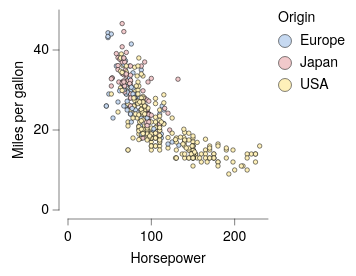

Vega-Lite specification for this chart:
### Vega-Lite specification from a JSON file in a GitHub repository (floating-point values rounded to 4 significant figures; data arrays with more than 128 entries replaced by an {"elided": "..."} marker saying what was removed)
{"background": "white", "config": {"arc": {"fill": "#DBDBDB", "fillOpacity": 1.0, "innerRadius": 25.0, "padAngle": 0.03, "stroke": "black", "strokeOpacity": 1, "strokeWidth": 0.25}, "area": {"fill": "#DBDBDB", "fillOpacity": 1.0, "stroke": "black", "strokeOpacity": 1, "strokeWidth": 0.25}, "axis": {"domain": true, "domainCap": "round", "domainColor": "black", "domainWidth": 0.25, "grid": false, "gridCap": "round", "gridColor": "#F1F1F1", "gridDash": [0, 0], "gridOpacity": 1.0, "gridWidth": 0.25, "labelColor": "black", "labelFont": "HelveticaNeue", "labelFontSize": 7, "labelFontStyle": "normal", "labelFontWeight": 400, "offset": 4.5, "ticks": true, "tickCap": "round", "tickColor": "black", "tickRound": false, "tickSize": 3, "tickWidth": 0.25, "titleColor": "black", "titleFont": "HelveticaNeue", "titleFontSize": 7, "titleFontStyle": "normal", "titleFontWeight": 400}, "axisX": {"domain": true, "labelAlign": "center", "labelAngle": 0, "labels": true, "ticks": true, "translate": 0}, "axisY": {"domain": true, "labelAlign": "right", "labelAngle": 0, "labels": true, "ticks": true, "translate": 0}, "axisRight": {"domain": true, "labelAlign": "left", "labelAngle": 0, "labels": true, "ticks": true, "translate": 0}, "axisTop": {"domain": true, "labelAlign": "center", "labelAngle": 0, "labels": true, "ticks": true, "translate": 0}, "axisBand": {"tickOffset": 0}, "bar": {"fill": "#DBDBDB", "fillOpacity": 1.0, "stroke": "black", "strokeOpacity": 1, "strokeWidth": 0.25}, "boxplot": {"size": 9.0, "ticks": {"cornerRadius": 0.25, "fill": "black", "size": 4.5, "thickness": 0.25}, "box": {"fillOpacity": 1.0, "stroke": "black", "strokeOpacity": 1, "strokeWidth": 0.25}, "median": {"fill": "black", "fillOpacity": 1.0, "size": 9.0, "thickness": 0.25}, "rule": {"fill": "black", "fillOpacity": 1.0, "size": 10.0, "stroke": "black", "strokeDash": [0, 0], "strokeOpacity": 1, "strokeWidth": 0.25}, "outliers": {"color": "black", "fill": "black", "fillOpacity": 1.0, "size": 0, "stroke": "black", "strokeOpacity": 1, "strokeWidth": 0.25}}, "circle": {"fill": "black", "fillOpacity": 1.0, "size": 0.5, "stroke": null, "strokeOpacity": 1, "strokeWidth": 0.25}, "errorband": {"band": {"fillOpacity": 0.6, "stroke": null, "strokeWidth": 0.25, "strokeOpacity": 1}, "borders": {"opacity": 0, "strokeOpacity": 0.25, "strokeWidth": 1}}, "errorbar": {"opacity": 1, "rule": {"strokeDash": [0, 0], "strokeWidth": 0.5}, "ticks": {"color": "black", "cornerRadius": 0.25, "opacity": 1, "size": 6.0, "thickness": 0.5}, "thickness": 0.5}, "font": "HelveticaNeue", "geoshape": {"fill": "#DBDBDB", "fillOpacity": 1.0, "stroke": "black", "strokeOpacity": 1, "strokeWidth": 0.25}, "header": {"labelColor": "black", "labelFont": "HelveticaNeue", "labelFontSize": 7, "labelFontStyle": "normal", "labelFontWeight": 400, "titleColor": "black", "titleFont": "HelveticaNeue", "titleFontSize": 7, "titleFontStyle": "normal", "titleFontWeight": 400, "titlePadding": 0}, "legend": {"disable": false, "offset": 4.5, "gradientLength": 50.0, "gradientThickness": 5.0, "gradientOpacity": 1.0, "gradientStrokeColor": "black", "gradientStrokeWidth": 0.25, "labelColor": "black", "labelFont": "HelveticaNeue", "labelFontSize": 7, "labelFontStyle": "normal", "labelFontWeight": 400, "strokeColor": "black", "strokeWidth": 0, "symbolSize": 42, "symbolStrokeColor": "black", "symbolStrokeWidth": 0.25, "titleColor": "black", "titleFont": "HelveticaNeue", "titleFontSize": 7, "titleFontStyle": "normal", "titleFontWeight": 400}, "line": {"color": "black", "stroke": "black", "strokeCap": "round", "strokeDash": [0, 0], "strokeOpacity": 1, "strokeWidth": 0.375}, "point": {"filled": true, "fill": "#DBDBDB", "fillOpacity": 1.0, "size": 5.0, "stroke": "black", "strokeOpacity": 1, "strokeWidth": 0.25}, "range": {"category": ["#C6D9F1", "#F1C9CB", "#FEF0B9", "#CEE37A", "#7AA8E0", "#E589A3", "#FDDD5D", "#68B961", "#4177B1", "#C35082", "#E5C227", "#438156"], "diverging": {"scheme": ["#C35082", "#CE6D94", "#D989A7", "#E2A4BA", "#EABFCE", "#F1DBE2", "#F6F6F6", "#D7E0EB", "#B9CBE0", "#9BB6D5", "#7DA1C9", "#5F8CBD", "#4177B1"]}, "heatmap": {"scheme": ["#DFE9F7", "#C6D9F1", "#ADC8EC", "#94B8E6", "#7AA8E0", "#6097DA", "#4D87CA", "#4177B1", "#386898", "#2F597F", "#264A69", "#1D3A58"]}, "ordinal": {"scheme": ["#F1F1F1", "#DBDBDB", "#C6C6C6", "#B2B2B2", "#9D9D9D", "#898989", "#767676", "#636363", "#515151", "#404040", "#2F2F2F", "#1F1F1F"]}, "ramp": {"scheme": ["#DFE9F7", "#C6D9F1", "#ADC8EC", "#94B8E6", "#7AA8E0", "#6097DA", "#4D87CA", "#4177B1", "#386898", "#2F597F", "#264A69", "#1D3A58"]}}, "rule": {"color": "black", "stroke": "black", "strokeCap": "round", "strokeDash": [2, 2], "strokeOpacity": 1, "strokeWidth": 0.25}, "scale": {"bandPaddingInner": 0.1, "bandPaddingOuter": 0.1, "round": false}, "rect": {"fill": "#DBDBDB", "fillOpacity": 1.0, "stroke": "black", "strokeOpacity": 1, "strokeWidth": 0.25}, "square": {"fill": "#DBDBDB", "fillOpacity": 1.0, "size": 10.0, "stroke": "black", "strokeOpacity": 1, "strokeWidth": 0.25}, "text": {"color": "black", "font": "HelveticaNeue", "fontSize": 7, "fontStyle": "normal", "fontWeight": 400}, "title": {"anchor": "middle", "frame": "group", "color": "black", "font": "HelveticaNeue", "fontSize": 7, "fontStyle": "normal", "fontWeight": 400, "subtitleColor": "black", "subtitleFont": "HelveticaNeue", "subtitleFontSize": "HelveticaNeue", "subtitleFontStyle": "normal", "subtitleFontWeight": 400}, "view": {"continuousWidth": 100, "continuousHeight": 100, "discreteWidth": 100, "discreteHeight": 100, "fill": null, "stroke": null, "strokeWidth": 0.25}}, "data": {"name": "data-7285c4e2e195e5a75737a34913199f5f"}, "mark": {"type": "point"}, "encoding": {"color": {"field": "Origin", "type": "nominal"}, "x": {"field": "Horsepower", "type": "quantitative"}, "y": {"field": "Miles_per_Gallon", "title": "Miles per gallon", "type": "quantitative"}}, "$schema": "https://vega.github.io/schema/vega-lite/v6.4.1.json", "datasets": {"data-7285c4e2e195e5a75737a34913199f5f": {"elided": "392 records"}}}
